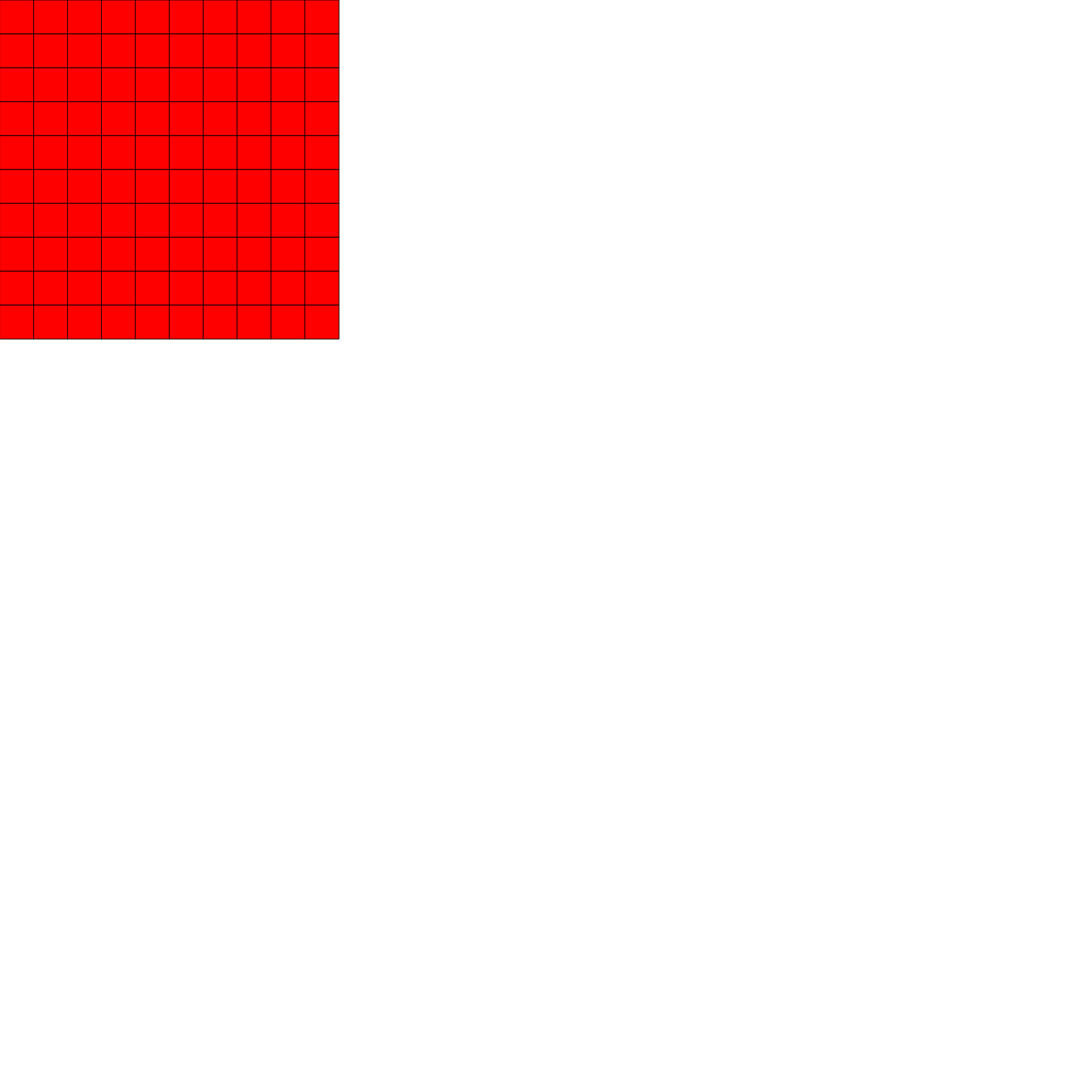
Frame 1 (no input)
Frame 60 (no input): identical to frame 1, image omitted
Frame 120 (the mouse pressed at the canvas centre since frame 60): identical to frame 1, image omitted

The p5.js sketch that drew this single still picture (run headless with seeded random() and noise() and a simulated clock; from frame 60 on, the mouse is pressed at the canvas centre):

// p5.js sketch
// ── sketch.js
// NOT MADE BY ME (OLUMOROTI ANIBABA)
// ORIGINAL CODE BY JORDY KIETO

let grid = {};
let size = 50;

function setup(){
    createCanvas(1600, 1600);
};

function draw_grid(length){
    for(let w = 0; w < length * 10; w += length){
        if(!grid[w]) grid[w] = {};
        for(let h = 0; h < length * 10; h += length){
            if(!grid[w][h]) grid[w][h] = 'red';
            let color = grid[w][h];
            fill(color);
            rect(w, h, length, length);
        }
    }
}

function draw(){
   clear();
   draw_grid(size);
}
